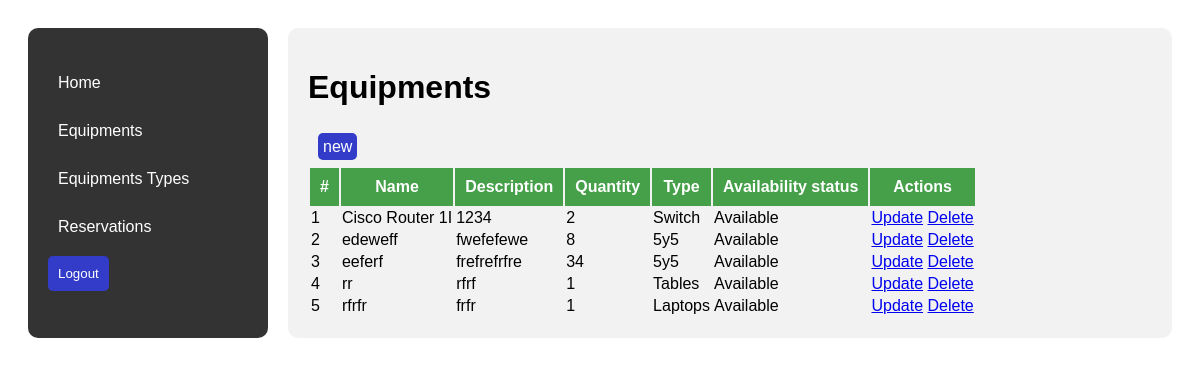
Before: /equipments/ with the older database file.
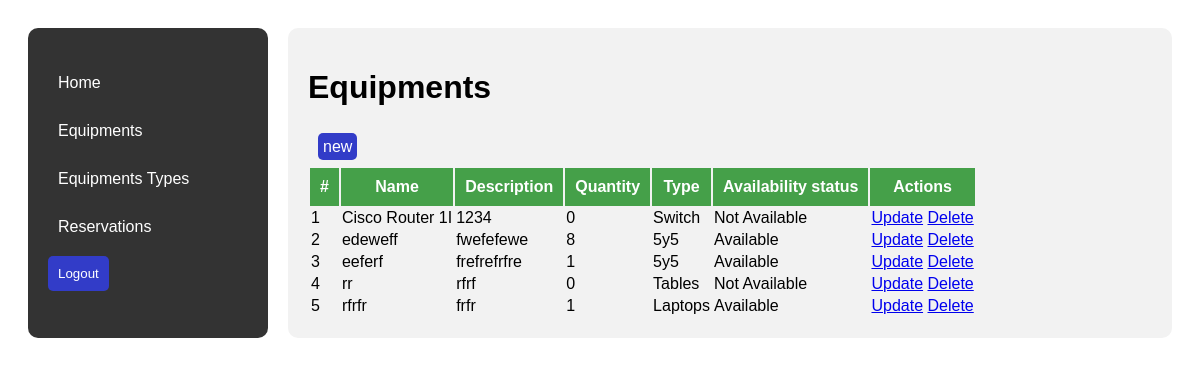
After: the same page with the newer database file.
### reservations/models.py (models this page shows, shortened)
class LabEquipment(models.Model):
    type = models.ForeignKey(LabEquipmentType, on_delete=models.CASCADE, related_name='equipment')
    name = models.CharField(max_length=100)
    description = models.TextField()
    quantity = models.PositiveIntegerField()

class LabEquipmentType(models.Model):
    name = models.CharField(max_length=100)
    description = models.TextField()
    def __str__(self):
        return self.name

### reservations/views.py (the view)
# urls.py: path('equipments/', views.equipments_view, name='equipments'),
def equipments_view(request):
    equipments = LabEquipment.objects.all()
    return render(request, 'reservations/equipments.html', {'equipments': equipments})

### reservations/templates/reservations/equipments.html (shortened to what this page needs)
{% load static %}
<!DOCTYPE html>
<html lang="en">
  <head>
    <link
      rel="stylesheet"
      type="text/css"
      href="{% static 'css/style.css' %}"
    />
  </head>
  <body>
    <div class="dashboard-container">
      {% include './left_nav.html' %}
      <div class="main-content">
        <h1>Equipments</h1>
        <div class="btns">
          <a href="{% url 'create_equipment' %}" class="new_btn"> new </a>
        </div>
        <table>
          <thead>
            <tr>
              <th>#</th>
              <th>Name</th>
              <th>Description</th>
              <th>Quantity</th>
              <th>Type</th>
              <th>Availability status</th>
              <th>Actions</th>
            </tr>
          </thead>
          <tbody>
            {% for equipment in equipments %}
            <tr>
              <td>{{ forloop.counter }}</td>
              <td>{{ equipment.name }}</td>
              <td>{{ equipment.description }}</td>
              <td>{{ equipment.quantity }}</td>
              <td>{{ equipment.type }}</td>
              <td>{{ equipment.quantity|yesno:"Available,Not Available" }}</td>
              <td>
                <a href="{% url 'update_equipment' equipment.id %}">Update</a>
                <a href="{% url 'delete_equipment' equipment.id %}">Delete</a>
              </td>
            </tr>
            {% endfor %}
          </tbody>
        </table>
      </div>
    </div>
  </body>
</html>

Changed rows visible on the page:
changed LabEquipment "Cisco Router 1I": quantity "2" → "0"; quantity "Available" → "Not Available"
changed LabEquipment "eeferf": quantity "34" → "1"
changed LabEquipment "rr": quantity "1" → "0"; quantity "Available" → "Not Available"
